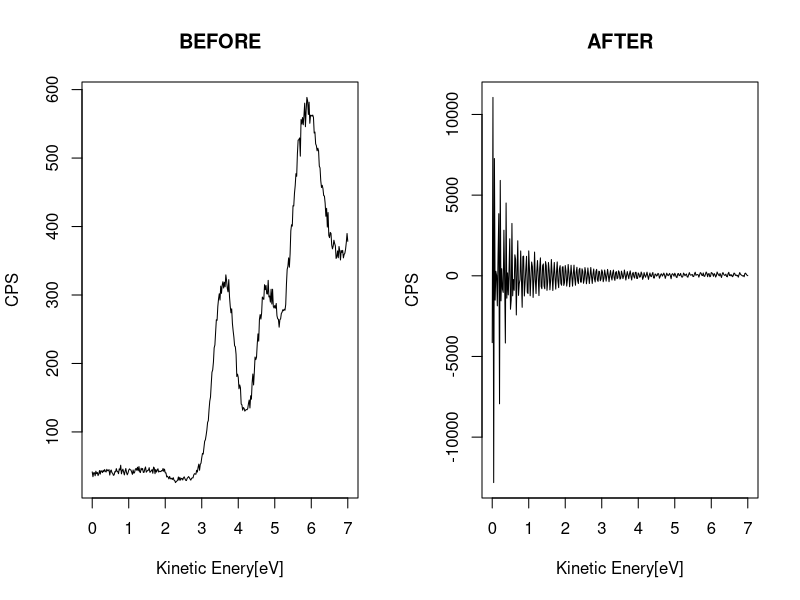

Source code (R):
setwd("/Users/csian/Desktop/CP/Conovlution/data")
before<-read.table("data.txt")

setwd("/Users/csian/Desktop/CP/Conovlution/Source")
after<-read.table("after.txt")
after<-cbind(before[, 1], after)

colnames(before)<-c("Kinetic Enery[eV]", "CPS")
colnames(after)<-c("Kinetic Enery[eV]", "CPS")

par(mfrow=c(1, 2))
plot(before, type='l', main="BEFORE")
plot(after, type='l', main="AFTER")
